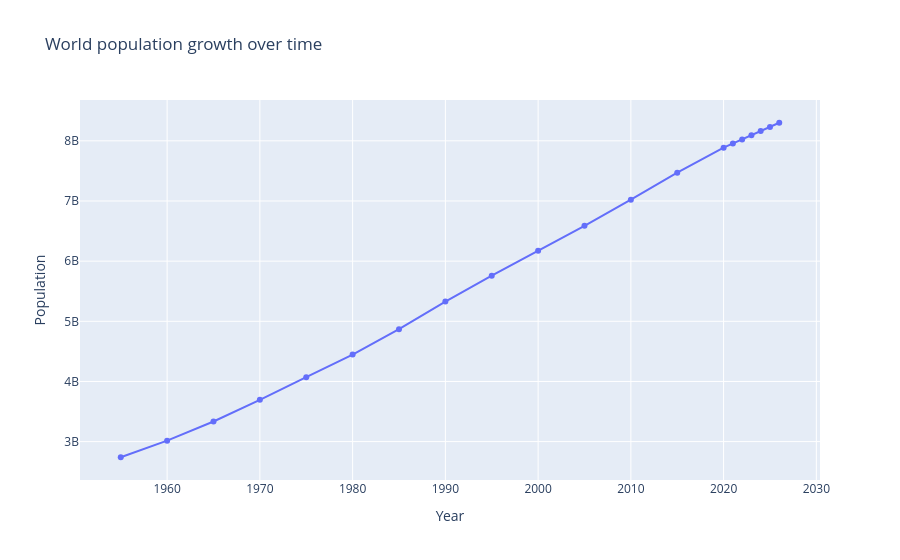
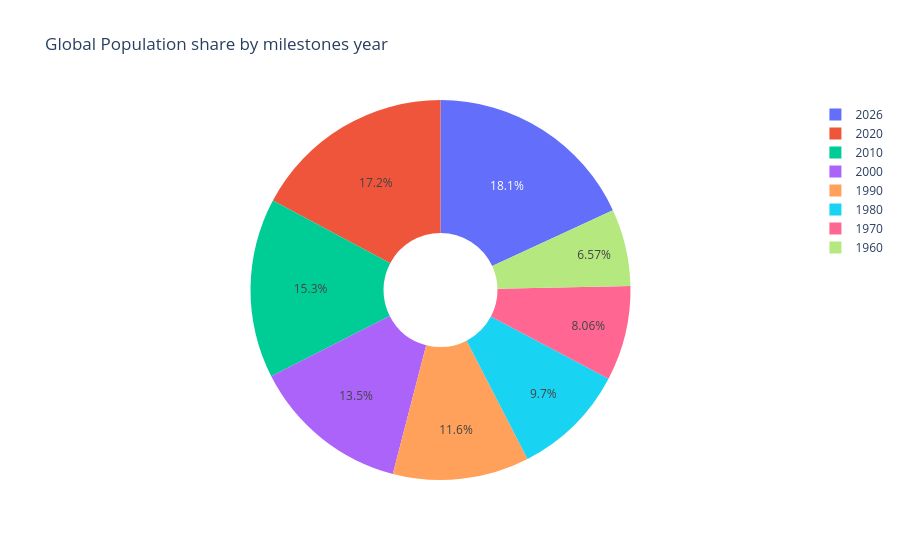

Notebook code for these charts, in order:
### Code cell
import plotly .graph_objects as go
import pandas as pd
df['Clean_Population']=df['Population'].astype(str).str.replace(',', '').astype(float)
df['Clean_Year']=df['Year (July 1)'].astype(str).str.extract(r'(\d{4})').astype(int)

df_sorted=df.sort_values('Clean_Year')
line_fig=go.Figure()
line_fig.add_trace(go.Scatter(
    x=df_sorted['Clean_Year'],
    y=df_sorted['Clean_Population'],
    mode="lines+markers",
    name="population"
))
line_fig.update_layout(
    title='World population growth over time',
    xaxis_title="Year",
    yaxis_title="Population"
)
line_fig.show()

pie_years=[1960,1970,1980,1990,2000,2010,2020,2026]
df_pie=df_sorted[df_sorted['Clean_Year'].isin(pie_years)]
pie_fig=go.Figure(data=[go.Pie(
    labels=df_pie['Clean_Year'],
    values = df_pie['Clean_Population'],
    hole=0.3
)])
pie_fig.update_layout(title='Global Population share by milestones year')
pie_fig.show()

### Figure 1 — Plotly figure (JSON) as saved in the notebook; plotly's stock layout.template omitted (floating-point values rounded to 4 significant figures)
{"data": [{"mode": "lines+markers", "name": "population", "type": "scatter", "x": [1955, 1960, 1965, 1970, 1975, 1980, 1985, 1990, 1995, 2000, 2005, 2010, 2015, 2020, 2021, 2022, 2023, 2024, 2025, 2026], "y": [2740000000.0, 3015000000.0, 3335000000.0, 3695000000.0, 4071000000.0, 4448000000.0, 4869000000.0, 5328000000.0, 5759000000.0, 6172000000.0, 6587000000.0, 7022000000.0, 7470000000.0, 7887000000.0, 7954000000.0, 8021000000.0, 8092000000.0, 8162000000.0, 8232000000.0, 8301000000.0]}], "layout": {"title": {"text": "World population growth over time"}, "xaxis": {"title": {"text": "Year"}}, "yaxis": {"title": {"text": "Population"}}}}

### Figure 2 — Plotly figure (JSON) as saved in the notebook; plotly's stock layout.template omitted (floating-point values rounded to 4 significant figures)
{"data": [{"hole": 0.3, "labels": [1960, 1970, 1980, 1990, 2000, 2010, 2020, 2026], "type": "pie", "values": [3015000000.0, 3695000000.0, 4448000000.0, 5328000000.0, 6172000000.0, 7022000000.0, 7887000000.0, 8301000000.0]}], "layout": {"title": {"text": "Global Population share by milestones year"}}}
